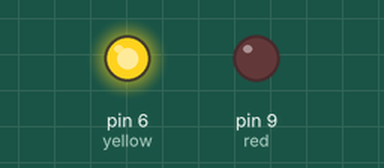
Bench run of a sketch on a simulated Arduino Uno, built with avr-gcc and run on an emulated ATmega328P. On the bench: output pins drawn as LEDs (lit = HIGH).

Above: at 0.05 s.
At 1.45 s:
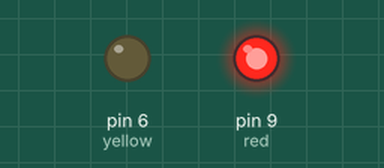
At 3.55 s:
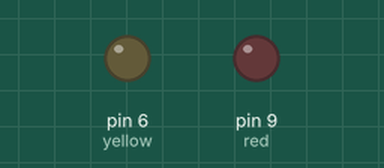
Timing chart, 0 to 3.9 s (numbered marks = the images above):
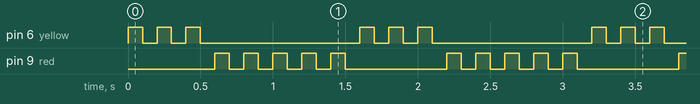

Measured:
- by itself, pin 6 (yellow): repeats every 1.6 s: 2 × (LOW 0.10 s, HIGH 0.10 s), LOW 1.1 s, HIGH 0.10 s
- by itself, pin 9 (red): repeats every 1.6 s: 4 × (LOW 0.10 s, HIGH 0.10 s), LOW 0.70 s, HIGH 0.10 s

The sketch:

for_loop2.ino
```cpp
int yellow = 6;
int red = 9;
int s_delay = 100;
int yellowBlink = 3;
int redBlink = 5;
int j;

void setup() {
   pinMode(6, OUTPUT);
  pinMode(9, OUTPUT);

}

void loop() {
 for(j = 1; j <= yellowBlink; j ++) {
   digitalWrite(yellow, HIGH);
  delay(s_delay);
  digitalWrite(yellow, LOW);
  delay(s_delay);
  }

 for(j = 1; j<= redBlink;) {
   digitalWrite(red, HIGH);
  delay(s_delay);
  digitalWrite(red, LOW);
  delay(s_delay);
  j = j + 1;
  }
}
```
